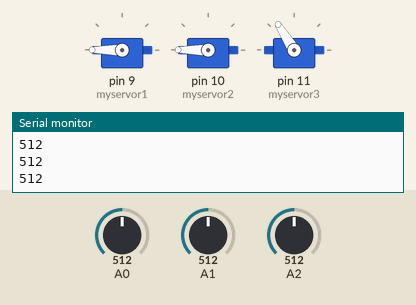
Recording of a sketch running on a simulated Arduino Uno, built with avr-gcc and run on an emulated ATmega328P. Shown: 3 × servo, the last lines printed to the serial monitor. Inputs (shaded band) come from the test bench; at power-on: A0 = 512, A2 = 512, A1 = 512.

Above: at 1.2 s.
1.3 s: A0 set to 716
At 1.6 s:
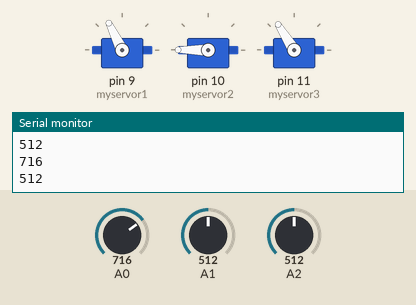
2.8 s: A2 set to 716
At 3.8 s:
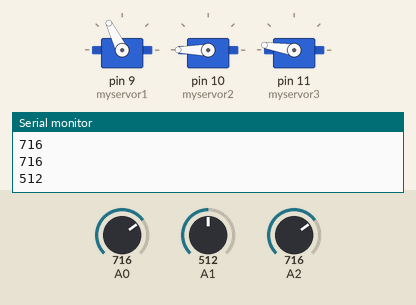
4.3 s: A1 set to 306
At 4.9 s:
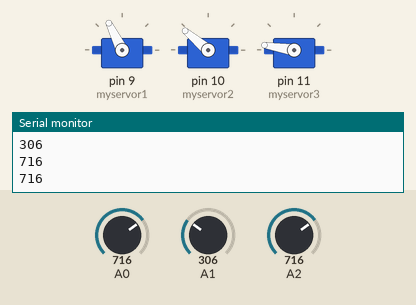
5.8 s: A0 set to 900
At 6.5 s:
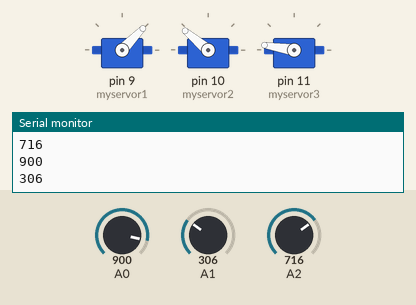
7.3 s: A1 set to 122
At 8.5 s:
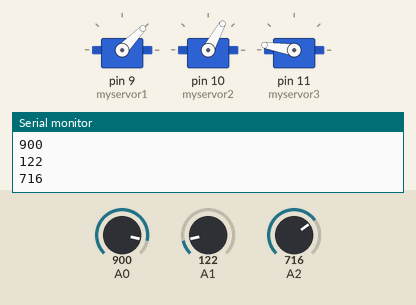
8.8 s: A2 set to 511
At 9.8 s:
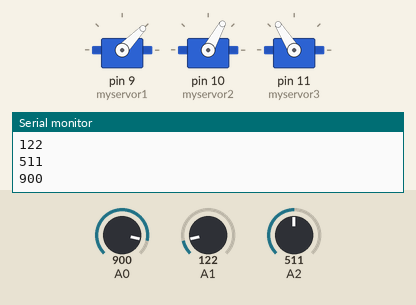
Timing chart, 0 to 11.3 s (numbered marks = the images above; inputs shaded):
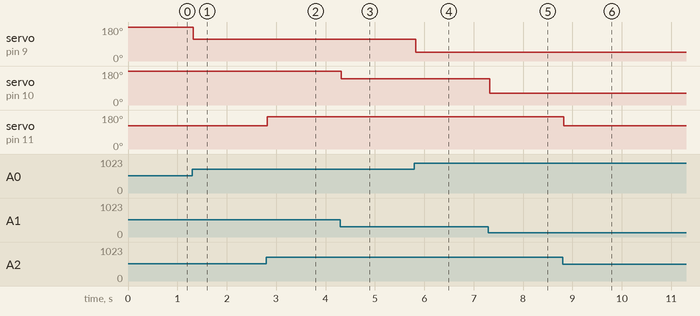

Measured:
- after the input at 1.3 s, servo on pin 9 (myservor1): 180° → 116° at once
- after the input at 2.8 s, servo on pin 11 (myservor3): 122° → 171° at once
- after the input at 4.3 s, servo on pin 10 (myservor2): 180° → 140° at once
- after the input at 5.8 s, servo on pin 9 (myservor1): 116° → 46° at once
- after the input at 7.3 s, servo on pin 10 (myservor2): 140° → 61° at once
- after the input at 8.8 s, servo on pin 11 (myservor3): 171° → 122° at once

The sketch:

Minirobotarm.ino
```cpp
/*
  Controlling a servo position using a potentiometer (variable resistor)
  by Michal Rinott <http://people.interaction-ivrea.it/m.rinott>

  modified on 8 Nov 2013
  by Scott Fitzgerald
  http://www.arduino.cc/en/Tutorial/Knob
*/

#include <Servo.h>

Servo myservor1;  // create servo object to control a servo
Servo myservor2;
Servo myservor3;


int val1;    // variable to read the value from the analog pin
int val2;
int val3;

void setup() {
  Serial.begin(9600);
  myservor1.attach(9);  // attaches the servo on pin 9 to the servo object
  myservor2.attach(10);
  myservor3.attach(11);
  //Home
  myservor1.write(140);                  // sets the servo position according to the scaled value
  myservor2.write(10);
  myservor3.write(50);
}

void loop() {

  val1 = analogRead(A0);
  val2 = analogRead(A1);
  val3 = analogRead(A2);
  // print out the value you read:
  Serial.println(val1);
  Serial.println(val2);
  Serial.println(val3);
  val1 = map(val1, 1023, 550, 0, 180);
  val2 = map(val2, 0, 400, 10, 180);
  val3 = map(val3, 0, 750, 0, 180);
  myservor1.write(val1);                  // sets the servo position according to the scaled value
  myservor2.write(val2);
  myservor3.write(val3);
  //  delay(6000);
  //  myservo.write(180);                  // sets the servo position according to the scaled value
  //  //myservo.write(90);
  //  delay(3000);                           // waits for the servo to get there
}
```
